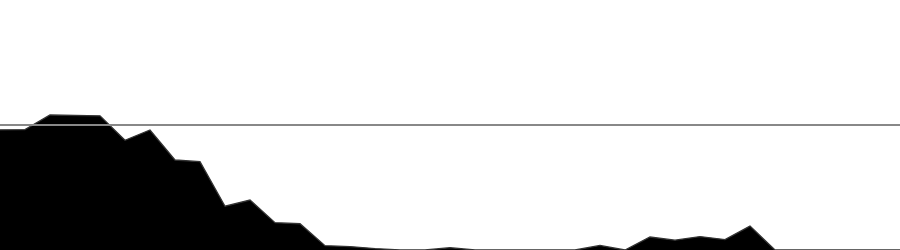

Notebook code for this chart:
### Code cell
plot_eval_graph(eval_bar)

### Figure 1 — Plotly figure (JSON) as saved in the notebook; plotly's stock layout.template omitted (floating-point values rounded to 4 significant figures)
{"data": [{"customdata": [-31, -29, 64, 60, 59, -98, -32, -224, -235, -520, -480, -625, -632, -772, -778, -791, -800, -800, -785, -800, -800, -800, -800, -800, -771, -800, -717, -737, -714, -733, -647, -800, -800, -800, -800, -800, -800], "fill": "tozeroy", "fillcolor": "#000000", "hovertemplate": "Move: %{x}<br>Eval: %{customdata} cp<extra></extra>", "line": {"color": "#333333", "width": 1.3}, "mode": "lines", "showlegend": false, "x": [0, 1, 2, 3, 4, 5, 6, 7, 8, 9, 10, 11, 12, 13, 14, 15, 16, 17, 18, 19, 20, 21, 22, 23, 24, 25, 26, 27, 28, 29, 30, 31, 32, 33, 34, 35, 36], "y": [769, 771, 864, 860, 859, 702, 768, 576, 565, 280, 320, 175, 168, 28, 22, 9, 0, 0, 15, 0, 0, 0, 0, 0, 29, 0, 83, 63, 86, 67, 153, 0, 0, 0, 0, 0, 0], "type": "scatter"}], "layout": {"shapes": [{"line": {"color": "#888888", "width": 2}, "type": "line", "x0": 0, "x1": 1, "xref": "x domain", "y0": 800, "y1": 800, "yref": "y"}], "annotations": [{"font": {"color": "white", "size": 11}, "showarrow": false, "text": "M13", "x": 31, "y": 0, "yshift": -10}, {"font": {"color": "white", "size": 11}, "showarrow": false, "text": "M2", "x": 33, "y": 0, "yshift": -10}, {"font": {"color": "white", "size": 11}, "showarrow": false, "text": "M1", "x": 34, "y": 0, "yshift": -10}, {"font": {"color": "white", "size": 11}, "showarrow": false, "text": "M1", "x": 35, "y": 0, "yshift": -10}, {"font": {"color": "white", "size": 11}, "showarrow": false, "text": "M0", "x": 36, "y": 0, "yshift": -10}], "xaxis": {"range": [0, 36], "showgrid": false, "showticklabels": false, "zeroline": false, "title": {}}, "yaxis": {"range": [0, 1600], "showgrid": false, "showticklabels": false, "zeroline": false, "title": {}}, "margin": {"l": 0, "r": 0, "t": 0, "b": 0}, "paper_bgcolor": "white", "plot_bgcolor": "white", "showlegend": false, "height": 250, "hovermode": "x"}}
